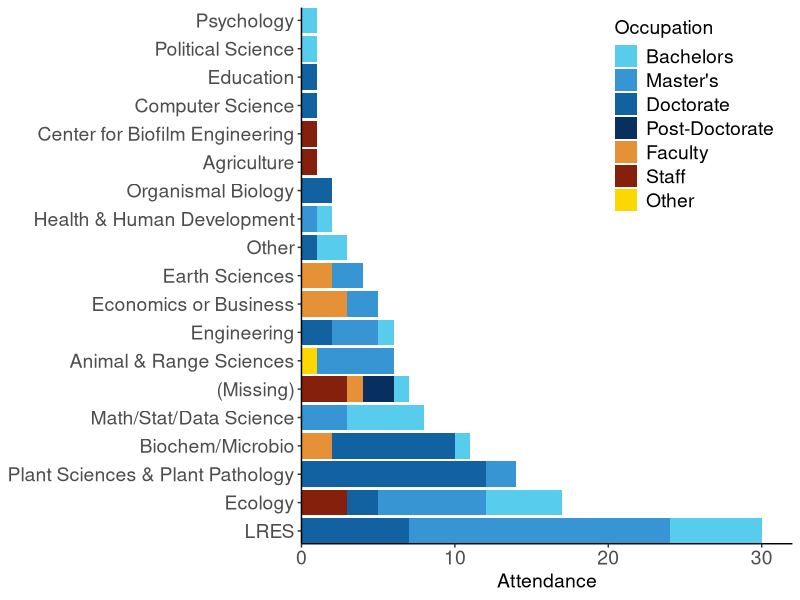

Recreate this plot in R.
## ---- chunk 1
library(tidyverse)
library(forcats)
library(viridis)
library(RColorBrewer)
## ---- chunk 2
pre_survey <- read_csv("all_ws_presurvey_clean.csv") %>% 
  rename(Department = department, 
         Occupation = occupation)

post_assessment <- read_csv("all_ws_postassessment_clean.csv")

## ---- chunk 3
pre_survey <- pre_survey %>%
  mutate(Department = case_when(Department == 
                                  "Land Resources Environmental Science" ~ 
                                  "LRES",
                                Department == 
                                  "Mathematics/Statistics/Data Science" ~ 
                                  "Math/Stat/Data Science",
                                Department == 
                                  "Animal and Range Sciences" ~ 
                                  "Animal & Range Sciences",
                                Department == 
                                  "Biochemistry/Microbiology" ~ 
                                  "Biochem/Microbio", 
                                TRUE ~ Department), 
         Department = fct_explicit_na(Department), 
         Occupation = fct_explicit_na(Occupation), 
         Occupation = fct_relevel(Occupation, 
                                  "Bachelors",
                                  "Master's",
                                  "Doctorate",
                                  "Post-Doctorate",
                                  "Faculty",
                                  "Staff",
                                  "Other")
         ) 

dept_attend <- pre_survey %>% 
  group_by(Department) %>%
  summarize(Freq = n()) %>% 
  arrange(desc(Freq)) 


dept_occupation_attend <- pre_survey %>% 
  group_by(Department, Occupation) %>%
  summarize(Freq = n()) %>% 
  arrange(desc(Freq)) %>% 
  ungroup()


palette <- c("#58CCED","#3895D3", "#1261A0", "#072F5F", 
               "#e69138", "#85200c", "#FFD700")

plot <- dept_occupation_attend %>% 
  mutate(Department = factor(Department,
                                  levels = dept_attend$Department)
         ) %>%
  ggplot(mapping = aes(x = Department, y = Freq, fill = Occupation)) + 
  geom_bar(stat = "identity") + 
  labs(x = "Department Affiliation", 
       y = "Attendance") + 
  theme_classic() +
  coord_flip(ylim = c(0, 32), expand = FALSE) + 
  theme(axis.text.x = element_text(size = 14), 
        axis.title.y = element_blank(),
        axis.text.y = element_text(size = 14),
        axis.title.x = element_text(size = 14), 
        legend.position = c(0.8, 0.8), 
        legend.text = element_text(size = 14), 
        legend.title = element_text(size = 14)) +
  theme(panel.grid = element_blank(),
        panel.border = element_blank()) + 
  scale_fill_manual(values = palette)
  
ggsave(plot, file = "final_colors_attendance.png", dpi = 300, width = 12, height = 7)
## ---- chunk 4
pre_survey %>% 
  pivot_longer(python:SQL, names_to = "language", values_to = "familiar") %>% 
  filter(familiar == "Yes") %>% 
  count(language) %>% 
  arrange(desc(n))

## ---- chunk 5
pre_survey %>% 
  pivot_longer(store_excel:store_other, names_to = "storage method", values_to = "used") %>% 
  filter(used == "Yes") %>% 
  count(`storage method`) %>% 
  arrange(desc(n))

## ---- chunk 6
pre_survey %>% 
  pivot_longer(self_collect:no_collect, 
         names_to = "collection", values_to = "participated") %>% 
  filter(participated == "Yes") %>% 
  count(collection) %>% 
  arrange(desc(n))

## ---- chunk 7
pre_survey %>% 
  pivot_longer(research_help:professional_develop, 
         names_to = "reason", values_to = "agreed") %>% 
  filter(agreed == "Yes") %>% 
  count(reason) %>% 
  arrange(desc(n))

## ---- chunk 8
pre_survey %>% 
  gather(no_resources:internet_resources, 
         key = "resource", value = "used") %>% 
  filter(used == "Yes") %>% 
  count(resource) %>% 
  arrange(desc(n))

